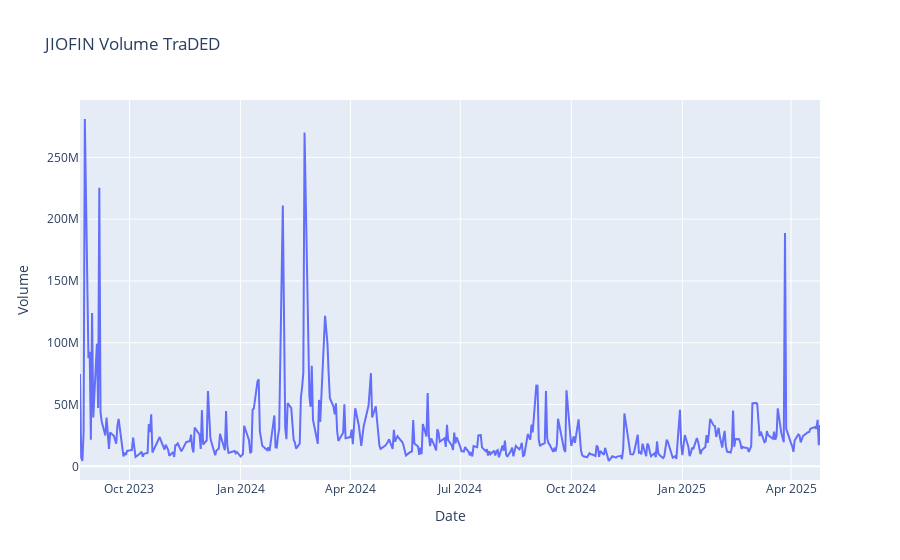

Notebook cell for this chart:
### Code cell
def plot_stock_volume(df):
    """
    Plot stock volume using Plotly.
    Parameters:
    df (DataFrame): DataFrame containing stock data.
    """
    fig = px.line(df, x=df.index, y="Volume", title=f"{symbols[4]} Volume TraDED")
    fig.update_layout(
        xaxis_rangeslider_thickness=0.1,
        xaxis_rangeslider_bgcolor='rgba(0, 0, 0, 0.1)',
        xaxis_rangeslider_bordercolor='rgba(0, 0, 0, 0.1)',   
    )
    return fig
    return fig
plot_stock_volume(data)

### Figure 1 — Plotly figure (JSON) as saved in the notebook; plotly's stock layout.template omitted (floating-point values rounded to 4 significant figures; data arrays with more than 128 entries replaced by an {"elided": "..."} marker saying what was removed)
{"data": [{"hovertemplate": "Date=%{x}<br>Volume=%{y}<extra></extra>", "legendgroup": "", "line": {"color": "#636efa", "dash": "solid"}, "marker": {"symbol": "circle"}, "mode": "lines", "name": "", "orientation": "v", "showlegend": false, "type": "scatter", "x": {"elided": "409 str values"}, "xaxis": "x", "y": {"elided": "409 int values"}, "yaxis": "y"}], "layout": {"legend": {"tracegroupgap": 0}, "title": {"text": "JIOFIN Volume TraDED"}, "xaxis": {"anchor": "y", "domain": [0, 1], "title": {"text": "Date"}}, "yaxis": {"anchor": "x", "domain": [0, 1], "title": {"text": "Volume"}}}}
